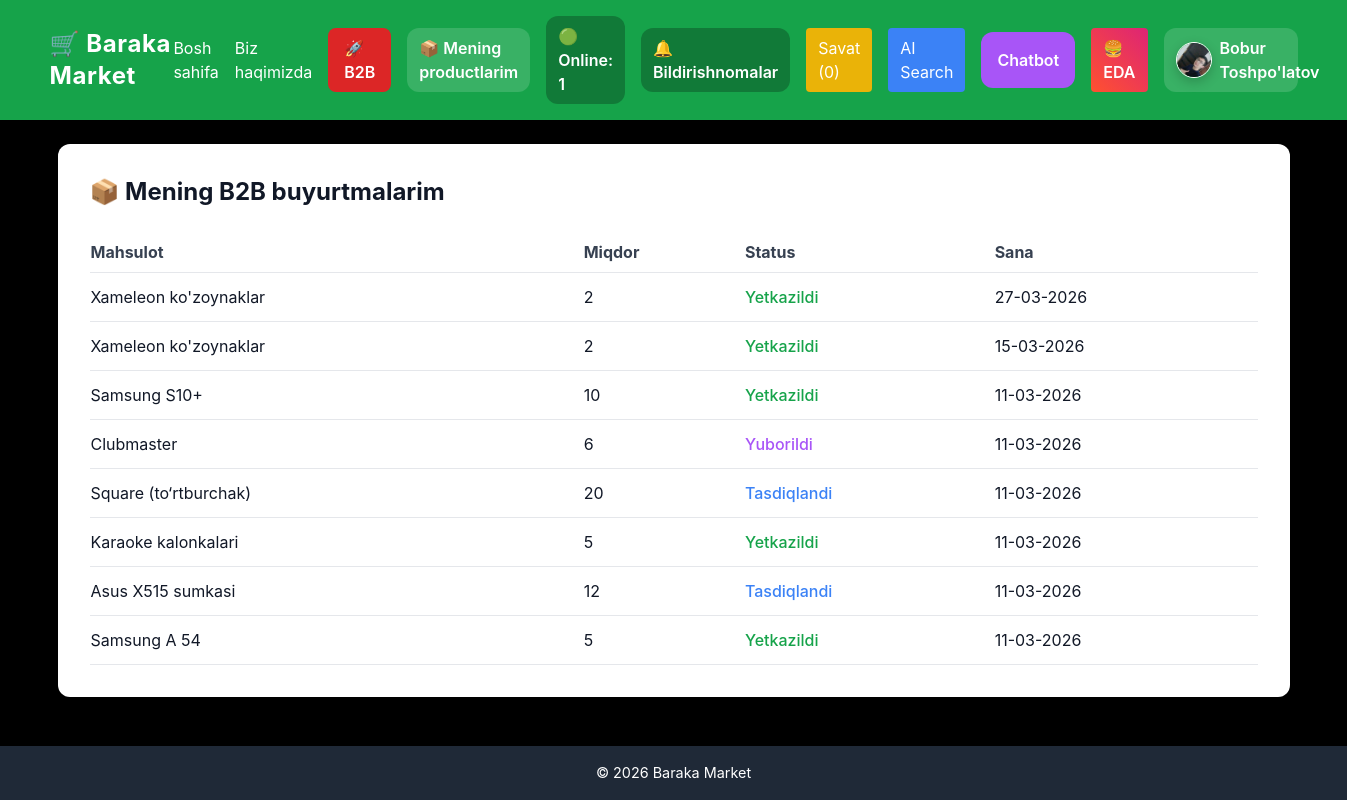
Screenshot of /b2b/orders/ (signed in) with the database file from the repository.
### my_ap_1/models.py (models this page shows, shortened)
class Profile(models.Model):
    ROLE_CHOICES = (
        ('customer', 'Customer'),
        ('retailer', 'Retailer'),
        ('distributor', 'Distributor'),
        ('supplier', 'Supplier'),
    )
    user = models.OneToOneField(User, on_delete=models.CASCADE)
    role = models.CharField(
        max_length=20,
        choices=ROLE_CHOICES,
        default='customer'
    )
    phone = models.CharField(max_length=20, blank=True, null=True)
    address = models.CharField(max_length=255, blank=True, null=True)
    image = models.ImageField(upload_to="profiles/", blank=True, null=True)
    is_online = models.BooleanField(default=False)
    last_seen = models.DateTimeField(blank=True, null=True)

class B2BRequest(models.Model):
    STATUS_CHOICES = (
        ('pending', 'Kutilmoqda'),
        ('approved', 'Tasdiqlandi'),
        ('shipped', 'Yuborildi'),
        ('delivered', 'Yetkazildi'),
    )
    retailer = models.ForeignKey(User, on_delete=models.CASCADE)
    product = models.ForeignKey(
        "Product",
        on_delete=models.CASCADE
    )
    quantity = models.IntegerField()
    status = models.CharField(
        max_length=20,
        choices=STATUS_CHOICES,
        default='pending'
    )
    created_at = models.DateTimeField(auto_now_add=True)

class Product(models.Model):
    seller = models.ForeignKey(User, on_delete=models.CASCADE)
    name_uz = models.CharField(max_length=255)
    name_en = models.CharField(max_length=255, blank=True, null=True)
    name_ru = models.CharField(max_length=255, blank=True, null=True)
    description_uz = models.TextField(blank=True)
    description_en = models.TextField(blank=True, null=True)
    description_ru = models.TextField(blank=True, null=True)
    price = models.DecimalField(max_digits=10, decimal_places=2)
    stock = models.IntegerField(default=0)
    image = models.ImageField(upload_to="products/", blank=True, null=True)
    category = models.ForeignKey(Category, on_delete=models.CASCADE, null=True, blank=True)

### my_ap_1/views.py (the view)
# urls.py: path('b2b/orders/', views.b2b_orders, name='b2b_orders'),
@login_required
def b2b_orders(request):
    orders = B2BRequest.objects.filter(retailer=request.user).order_by("-created_at")
    return render(request, "b2b/orders.html", {"orders": orders})

### my_ap_1/context_processors.py (called while the page is built)
def global_context(request):
    if request.user.is_authenticated:
        cart_count = CartItem.objects.filter(user=request.user).count()
    else:
        cart = request.session.get('cart', {})
        cart_count = sum(cart.values())
    lang = request.GET.get("lang")
    if lang in ["uz", "en", "ru"]:
        request.session["lang"] = lang
    current_lang = request.session.get("lang", "uz")
    t = TRANSLATIONS.get(current_lang, TRANSLATIONS["uz"])
    return {
        "cart_item_count": cart_count,
        "current_lang": current_lang,
        "t": t,
        "year": 2026
    }

def notifications_count(request):
    if request.user.is_authenticated:
        count = Notification.objects.filter(
            user=request.user,
            is_read=False
        ).count()
        return {"notifications_count": count}
    return {"notifications_count": 0}

### my_ap_1/templates/b2b/orders.html
{% extends "base.html" %}
{% block content %}
<div class="bg-white text-gray-900 p-8 rounded-xl shadow">
    <h1 class="text-2xl font-bold mb-6">
        📦 Mening B2B buyurtmalarim
    </h1>
    <table class="w-full text-left border-collapse">
        <thead>
            <tr class="border-b text-gray-700">
                <th class="py-2">Mahsulot</th>
                <th class="py-2">Miqdor</th>
                <th class="py-2">Status</th>
                <th class="py-2">Sana</th>
            </tr>
        </thead>
        <tbody>
            {% for order in orders %}
            <tr class="border-b">
                <td class="py-3">
                    {{ order.product.name_uz }}
                </td>
                <td class="py-3">
                    {{ order.quantity }}
                </td>
                <td class="py-3">
                    {% if order.status == "pending" %}
                        <span class="text-yellow-500 font-medium">
                            Kutilmoqda
                        </span>
                    {% elif order.status == "approved" %}
                        <span class="text-blue-500 font-medium">
                            Tasdiqlandi
                        </span>
                    {% elif order.status == "shipped" %}
                        <span class="text-purple-500 font-medium">
                            Yuborildi
                        </span>
                    {% elif order.status == "delivered" %}
                        <span class="text-green-600 font-medium">
                            Yetkazildi
                        </span>
                    {% else %}
                        <span class="text-gray-500 font-medium">
                            Noma’lum
                        </span>
                    {% endif %}
                </td>
                <td class="py-3">
                    {{ order.created_at|date:"d-m-Y" }}
                </td>
            </tr>
            {% empty %}
            <tr>
                <td colspan="4" class="text-center py-4 text-gray-500">
                    Hozircha buyurtmalar yo‘q
                </td>
            </tr>
            {% endfor %}
        </tbody>
    </table>
</div>
{% endblock %}

### my_ap_1/templates/base.html (shortened to what this page needs)
{% load static %}
<!DOCTYPE html>
<html lang="uz">
<head>
    <script src="https://cdn.tailwindcss.com"></script>
    <link rel="stylesheet" href="{% static 'css/style.css' %}">
    <link rel="stylesheet" href="{% static 'css/ai_styles.css' %}">
</head>
<body class="bg-black flex flex-col min-h-screen">
<header class="bg-green-600 text-white shadow-md relative z-50">
    <div class="container mx-auto px-4 py-4">
        <div class="flex justify-between items-center">
            <a href="{% url 'home' %}" class="text-xl sm:text-2xl font-bold tracking-wide">
                🛒 Baraka Market
            </a>
            <nav class="hidden lg:flex items-center gap-4">
                <a href="{% url 'home' %}" class="hover:text-yellow-300 transition">
                    Bosh sahifa
                </a>
                <a href="{% url 'about' %}" class="hover:text-yellow-300 transition">
                    Biz haqimizda
                </a>
                <a href="{% url 'b2b_entry' %}"
                   class="bg-red-600 px-4 py-2 rounded-lg font-semibold text-white b2b-btn hover:bg-red-700 transition">
                    🚀 B2B
                </a>
                {% if request.user.is_authenticated %}
                    <a href="{% url 'my_products' %}"
                       class="bg-white/15 px-3 py-2 rounded-xl font-semibold hover:bg-white/25 transition">
                        📦 Mening productlarim
                    </a>
                {% endif %}
                <div class="bg-black/25 px-3 py-2 rounded-xl font-semibold">
                    🟢 Online: <span id="onlineUsersCount">0</span>
                </div>
                {% if request.user.is_authenticated %}
                    <a href="{% url 'notifications' %}"
                       class="relative bg-black/25 px-3 py-2 rounded-xl font-semibold hover:bg-black/35 transition">
                        🔔 Bildirishnomalar
                    </a>
                {% endif %}
                <a href="{% url 'cart_view' %}"
                   class="bg-yellow-500 px-3 py-2 rounded hover:bg-yellow-600 transition">
                    Savat ({{ cart_item_count }})
                </a>
                <a href="{% url 'search_ai' %}"
                   class="bg-blue-500 px-3 py-2 rounded hover:bg-blue-600 transition">
                    AI Search
                </a>
                <a href="{% url 'chatbot' %}"
                   class="bg-purple-500 px-4 py-4 rounded-xl font-semibold hover:bg-purple-600 transition flex items-center">
                    Chatbot
                </a>
                <a href="/eda/restaurants/"
                   class="eda-btn px-3 py-2 rounded text-white font-semibold hover:opacity-90 transition">
                    🍔 EDA
                </a>
                {% if request.user.is_authenticated %}
                    <a href="{% url 'profile_view' %}"
                       class="flex items-center gap-2 bg-white/15 px-3 py-2 rounded-xl hover:bg-white/25 transition">
                        {% if request.user.profile.image %}
                            <img src="{{ request.user.profile.image.url }}"
                                 class="w-9 h-9 rounded-full object-cover border border-white">
                        {% else %}
                            <div class="w-9 h-9 rounded-full bg-white text-green-700 flex items-center justify-center font-bold">
                                {{ request.user.first_name|default:request.user.username|first|upper }}
                            </div>
                        {% endif %}
                        <span class="font-semibold">
                            {% if request.user.first_name or request.user.last_name %}
                                {{ request.user.first_name }} {{ request.user.last_name }}
                            {% else %}
                                {{ request.user.username }}
                            {% endif %}
                        </span>
                    </a>
                {% else %}
                    <a href="{% url 'login' %}"
                       class="bg-white text-green-700 px-4 py-2 rounded-lg font-semibold">
                        Kirish
                    </a>
                {% endif %}
            </nav>
        </div>
    </div>
</header>
<main class="container mx-auto flex-1 py-6 px-4 sm:px-6 content-wrapper">
    {% block content %}{% endblock %}
</main>
<footer class="bg-gray-800 text-white text-center py-4 mt-6">
    <p>&copy; {{ year }} Baraka Market</p>
</footer>
</body>
</html>

### my_ap_1/static/css/style.css (style rules this page uses)
body { font-family: 'Inter', sans-serif; background-color: #f4f7f9; color: #333; }
header a { transition: color 0.3s; }
footer p { font-size: 0.9rem; }

### my_ap_1/static/css/ai_styles.css (style rules this page uses)
img { max-width: 100%; height: auto; border-radius: 12px; box-shadow: 0 4px 12px rgba(0,0,0,0.2); }

### my_ap_1/templates/base.html (style rules this page uses)
.content-wrapper { position: relative; z-index: 10; }
.b2b-btn { animation: b2bGlow 1.8s infinite; }
.eda-btn { background: linear-gradient(45deg, #ff512f, #dd2476); animation: edaGlow 2s infinite; }

### rows the page displays
B2BRequest: product.name_uz "Xameleon ko'zoynaklar", quantity "2", status "Yetkazildi", created_at "27-03-2026"
B2BRequest: product.name_uz "Xameleon ko'zoynaklar", quantity "2", status "Yetkazildi", created_at "15-03-2026"
B2BRequest: product.name_uz "Samsung S10+", quantity "10", status "Yetkazildi", created_at "11-03-2026"
B2BRequest: product.name_uz "Clubmaster", quantity "6", status "Yuborildi", created_at "11-03-2026"
B2BRequest: product.name_uz "Square (to‘rtburchak)", quantity "20", status "Tasdiqlandi", created_at "11-03-2026"
B2BRequest: product.name_uz "Karaoke kalonkalari", quantity "5", status "Yetkazildi", created_at "11-03-2026"
B2BRequest: product.name_uz "Asus X515 sumkasi", quantity "12", status "Tasdiqlandi", created_at "11-03-2026"
B2BRequest: product.name_uz "Samsung A 54", quantity "5", status "Yetkazildi", created_at "11-03-2026"

### other values shown
{{ cart_item_count }} "0"
{{ request.user.first_name }} "Bobur"
{{ request.user.last_name }} "Toshpo'latov"
{{ year }} "2026"
